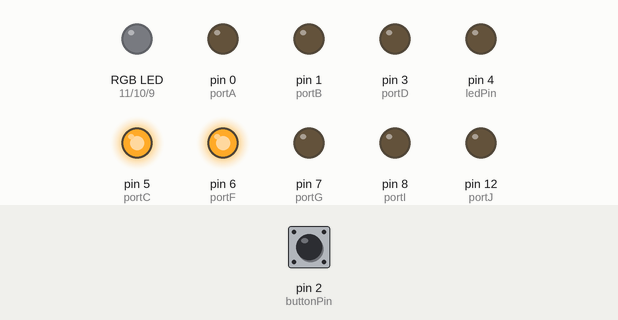
This sketch was run on a simulated Arduino Uno, built with avr-gcc and run on an emulated ATmega328P. Shown: an RGB LED mixed from three pins (HIGH = lit), output pins drawn as LEDs (lit = HIGH). The test bench sets the inputs (shaded band); at power-on: pin 2 (buttonPin) LOW.

Above: at 1.3 s.
1.4 s: pin 2 (buttonPin) pulled HIGH for 1 s
At 3.5 s:
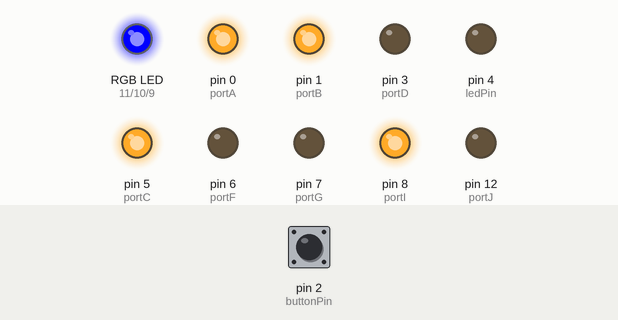
3.9 s: pin 2 (buttonPin) pulled HIGH for 0.3 s
At 5.3 s:
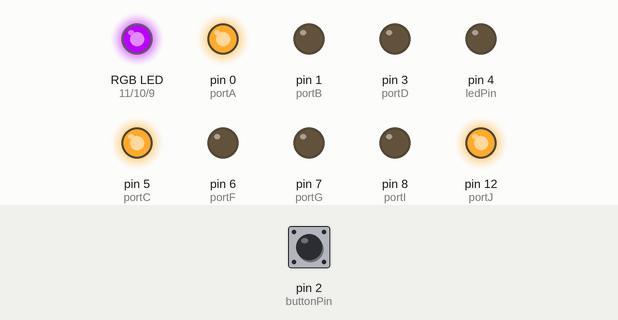
5.7 s: pin 2 (buttonPin) pulled HIGH for 0.3 s
At 6.2 s:
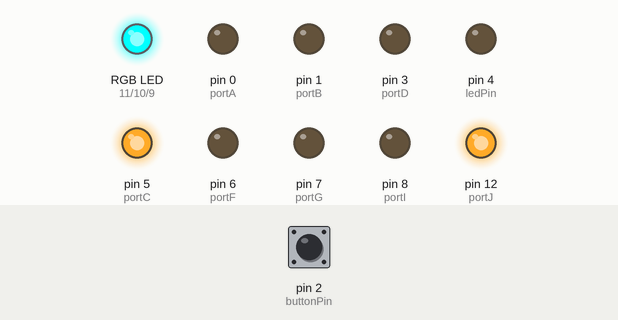
7.5 s: pin 2 (buttonPin) pulled HIGH for 3.2 s
At 11.6 s:
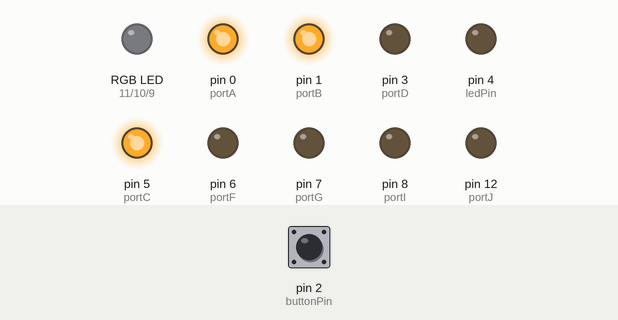
Timing chart, 0 to 13.1 s (numbered marks = the images above; inputs shaded):
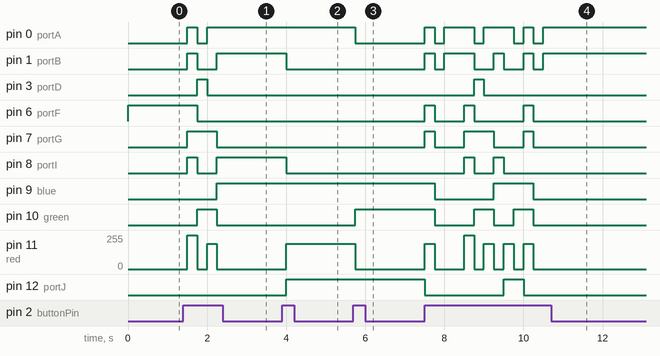

The sketch:

Arduino_Numbers.ino
```cpp
const int buttonPin = 2;
const int ledPin = 4;

int green = 10;
int blue = 9;
int red = 11;
int tala = 0;

int portA = 0;
int portB = 1;
int portC = 5;
int portD = 3;
int portE = 4;
int portF = 6;
int portG = 7;
int portH = 5;
int portI = 8;
int portJ = 12;

int buttonState = 0;
void setup() {
    pinMode(ledPin, OUTPUT);
    pinMode(green, OUTPUT);
    pinMode(red, OUTPUT);
    pinMode(blue, OUTPUT);
    pinMode(buttonPin, INPUT);

    pinMode(portA, OUTPUT);
    pinMode(portB, OUTPUT);
    pinMode(portC, OUTPUT);
    pinMode(portD, OUTPUT);
    pinMode(portE, OUTPUT);
    pinMode(portF, OUTPUT);
    pinMode(portG, OUTPUT);
    pinMode(portH, OUTPUT);
    pinMode(portI, OUTPUT);
    pinMode(portJ, OUTPUT);
    digitalWrite(5, HIGH);
}

void loop() {
    buttonState = digitalRead(buttonPin);

    if (tala == 0) {
        digitalWrite(portE, 0);
        digitalWrite(portF, 1);
        digitalWrite(portA, 0);
        digitalWrite(portB, 0);
        digitalWrite(portD, 0);
        digitalWrite(portG, 0);
        digitalWrite(portI, 0);
        digitalWrite(portJ, 0);
    }

    if (buttonState == HIGH) {
        tala++;
    }

    if (tala == 1) {
        digitalWrite(red, HIGH);

        digitalWrite(portE, 0);
        digitalWrite(portF, 1);
        digitalWrite(portA, 1);
        digitalWrite(portB, 1);;
        digitalWrite(portD, 0);
        digitalWrite(portG, 1);
        digitalWrite(portI, 1);
        digitalWrite(portJ, 0);
    }

    if (tala == 2) {
        digitalWrite(red, LOW);
        digitalWrite(green, HIGH);

        digitalWrite(portE, 0);
        digitalWrite(portF, 0);
        digitalWrite(portA, 0);
        digitalWrite(portB, 0);
        digitalWrite(portD, 1);
        digitalWrite(portG, 1);
        digitalWrite(portI, 0);
        digitalWrite(portJ, 0);
    }

    if (tala == 3) {
        analogWrite(red, 188);

        digitalWrite(portE, 0);
        digitalWrite(portF, 0);
        digitalWrite(portA, 1);
        digitalWrite(portB, 0);
        digitalWrite(portD, 0);
        digitalWrite(portG, 1);
        digitalWrite(portI, 0);
        digitalWrite(portJ, 0);
    }

    if (tala == 4) {
        digitalWrite(red, LOW);
        digitalWrite(green, LOW);
        digitalWrite(blue, HIGH);

        digitalWrite(portE, 0);
        digitalWrite(portF, 0);
        digitalWrite(portA, 1);
        digitalWrite(portB, 1);
        digitalWrite(portD, 0);
        digitalWrite(portG, 0);
        digitalWrite(portI, 1);
        digitalWrite(portJ, 0);
    }

    if (tala == 5) {
        analogWrite(red, 188);

        digitalWrite(portE, 0);
        digitalWrite(portF, 0);
        digitalWrite(portA, 1);
        digitalWrite(portB, 0);
        digitalWrite(portD, 0);
        digitalWrite(portG, 0);
        digitalWrite(portI, 0);
        digitalWrite(portJ, 1);
    }

    if (tala == 6) {
        digitalWrite(red, LOW);
        digitalWrite(green, HIGH);

        digitalWrite(portE, 0);
        digitalWrite(portF, 0);
        digitalWrite(portA, 0);
        digitalWrite(portB, 0);
        digitalWrite(portD, 0);
        digitalWrite(portG, 0);
        digitalWrite(portI, 0);
        digitalWrite(portJ, 1);
    }

    if (tala == 7) {
        analogWrite(red, 188);

        digitalWrite(portE, 0);
        digitalWrite(portF, 1);
        digitalWrite(portA, 1);
        digitalWrite(portB, 1);
        digitalWrite(portD, 0);
        digitalWrite(portG, 1);
        digitalWrite(portI, 0);
        digitalWrite(portJ, 0);
    }

    if (tala == 8) {
        digitalWrite(red, LOW);
        digitalWrite(blue, LOW);
        digitalWrite(green, LOW);

        digitalWrite(portE, 0);
        digitalWrite(portF, 0);
        digitalWrite(portA, 0);
        digitalWrite(portB, 0);
        digitalWrite(portD, 0);
        digitalWrite(portG, 0);
        digitalWrite(portI, 0);
        digitalWrite(portJ, 0);
    }

    if (tala == 9) {
        digitalWrite(portE, 0);
        digitalWrite(portF, 0);
        digitalWrite(portA, 1);
        digitalWrite(portB, 1);
        digitalWrite(portD, 0);
        digitalWrite(portG, 0);
        digitalWrite(portI, 0);
        digitalWrite(portJ, 0);
    }

    if (tala == 10) {
        tala = 0;
    }

    delay(250);
}
```

Measured:
- after the input at 1.4 s, pin 0 (portA): LOW → HIGH after 0.10 s, → LOW 0.25 s later, → HIGH 0.25 s later; pin 1 (portB): LOW → HIGH after 0.10 s, → LOW 0.25 s later, → HIGH 0.50 s later
- after the input at 3.9 s, pin 1 (portB), pin 8 (portI): HIGH → LOW after 0.10 s; pin 11 (red): 0/255 → 188/255 after 0.10 s; pin 12 (portJ): LOW → HIGH after 0.10 s
- after the input at 5.7 s, pin 0 (portA): HIGH → LOW after 0.05 s; pin 10 (green): LOW → HIGH after 0.05 s; pin 11 (red): 188/255 → 0/255 after 0.05 s
- after the input at 7.5 s, pin 0 (portA): LOW → HIGH at once, → LOW 0.25 s later, → HIGH 0.25 s later, → LOW 0.75 s later, … (9 changes in this stretch); pin 1 (portB): LOW → HIGH at once, → LOW 0.25 s later, → HIGH 0.25 s later, → LOW 0.75 s later, … (9 changes in this stretch)
